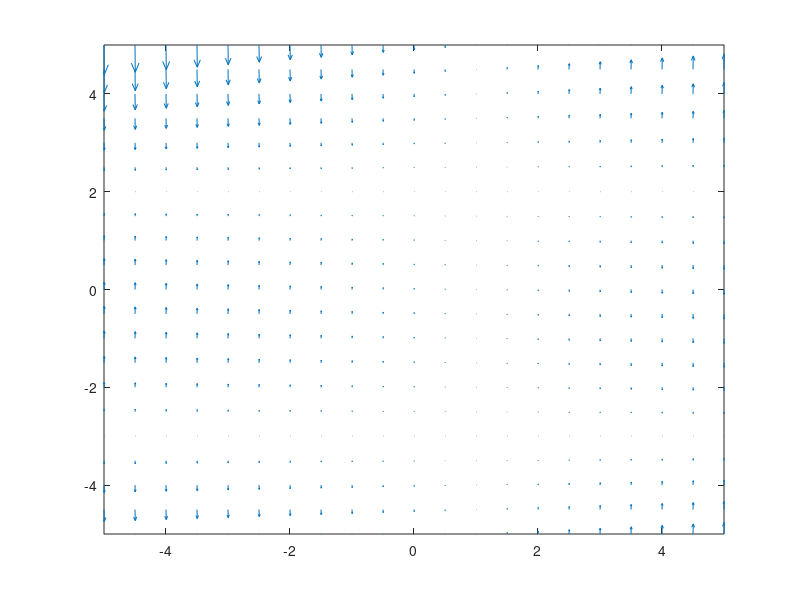

Recreate this plot in MATLAB. (Note: this script raises an error after producing the figure.)
% Векторно поле, допирателно до интегралните криви на уравнението:
% y' = (y - 2) * (y + 3) * (x - 1)
[x, y] = meshgrid(-5:0.5:5);
u = ones(size(x));
v = (y-2).*(y+3).*(x-1);
quiver(x, y, u, v);
axis([-5,5,-5,5]);

% Интегралните криви на уравнението:
% y' = (y - 2) * (y + 3) * (x - 1)
hold on;
axis([-5,5,-5,5]);
[a, b] = ginput(1);
syms x y(x)

% общо решение
eq1 = diff(y, x) == (y-2).*(y+3).*(x-1);
S = dsolve(eq1);
disp(S);

while a >= -5 && a <= 5 && b >= -5 && b <= 5
ic1 = y(a) == b;
sol1 = dsolve(eq1, ic1);
xx = -5:0.5:5;
yy = double(subs(sol1, 'x', xx));
plot(xx, yy, 'k');
[a,b] = ginput(1);
end